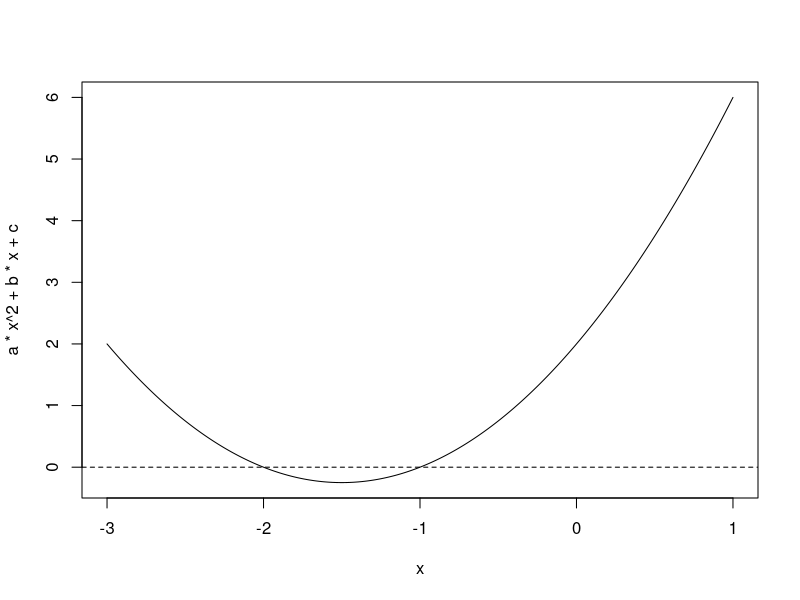

Here is the R script that generated this plot:
## ---- chunk 1
a <- 1
b <- 3
c <- 2

# Compute delta
Delta <- b^2 - 4*a*c

# Calculate the solutions using calculated delta
if (Delta > 0) {
  x1 <- (-b + sqrt(Delta)) / (2*a)
  x2 <- (-b - sqrt(Delta)) / (2*a)
  solutions <- c(x1, x2)
} else if (Delta == 0) {
  x1 <- -b / (2*a)
  solutions <- x1
} else {
  solutions <- NULL
}

solutions

x <- seq(-3, 1, length = 300)

plot(x, a*x^2 + b*x + c, type = "l")

abline(h = 0, lty = 2)

